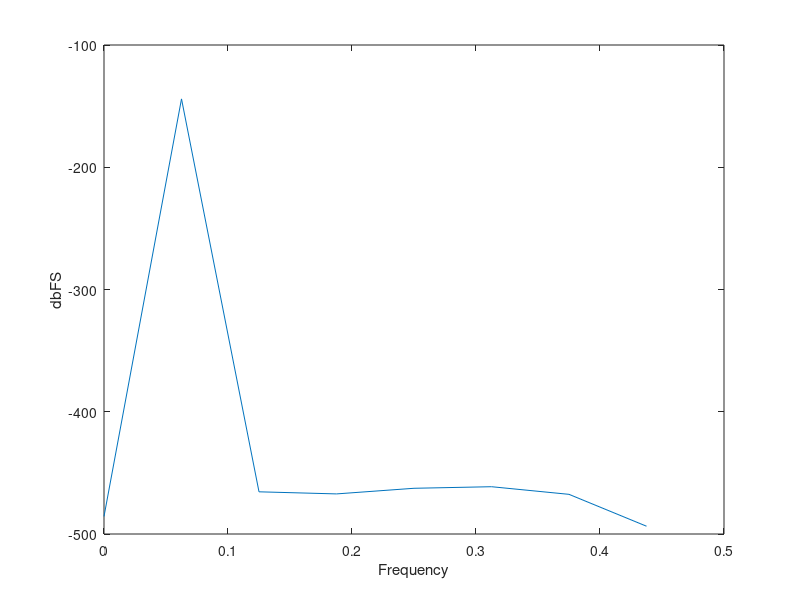

Write the MATLAB code that produced this figure.
clc;
%normalised frequency spectrum
N=16;
fin=1e6;
fs=16e6;
bit=16;
n=0:N-1;
A=1;
x=A*sin(2*pi*fin*n/fs);
s=abs(fft(x));
s=s(1:end/2);
s=20*log10(2*s/N/fs); 
f=[0:N/2-1]/N; % f/fs=k/N
plot(f,s);
xlabel("Frequency");
ylabel("dbFS");
